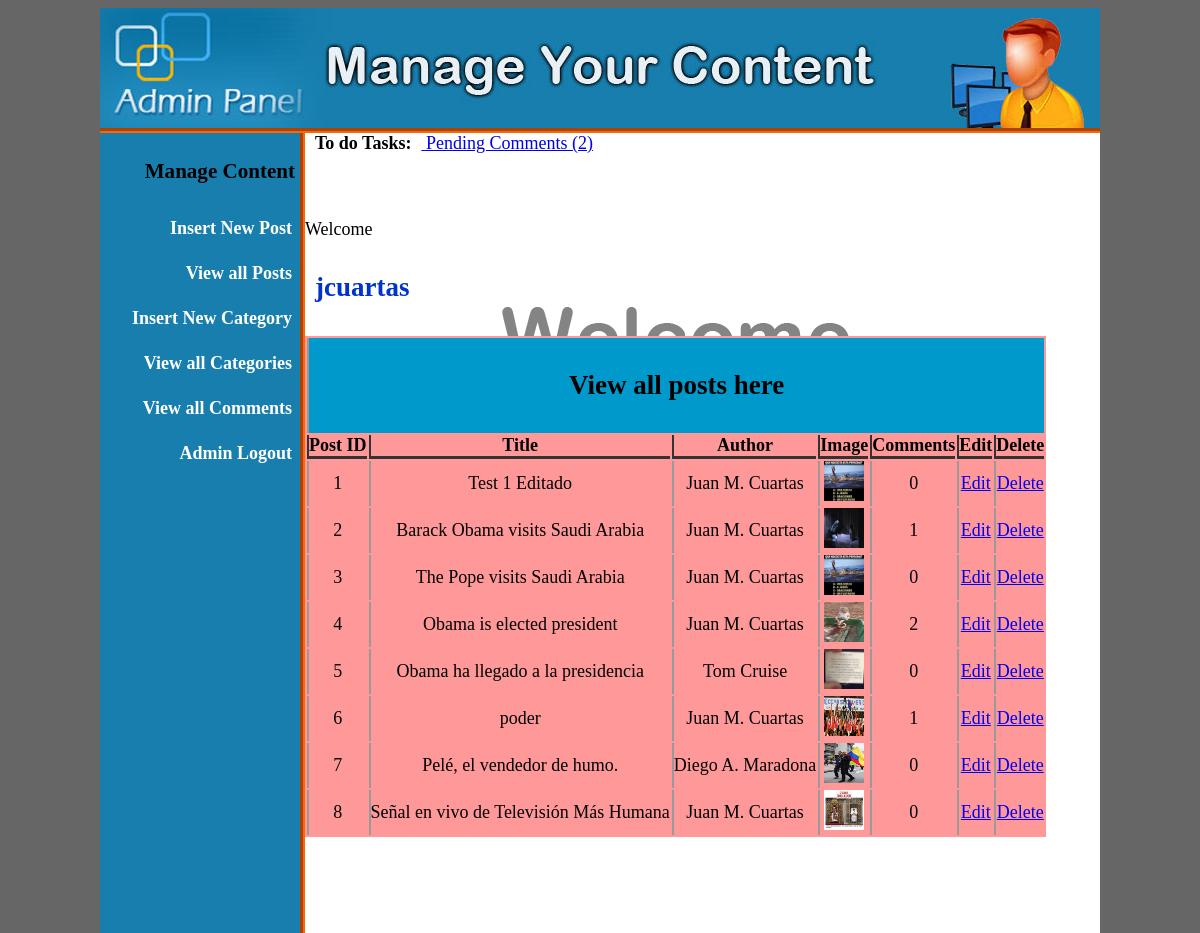
The app's page /admin/index.php?view_posts (signed in) with its own data.
### tables this page shows
CREATE TABLE `posts` (
  `post_id` int(10) NOT NULL,
  `category_id` int(10) NOT NULL,
  `post_title` varchar(100) NOT NULL,
  `post_date` text NOT NULL,
  `post_author` varchar(50) NOT NULL,
  `post_keywords` text NOT NULL,
  `post_image` text NOT NULL,
  `post_content` text NOT NULL
);

### admin/includes/view_posts.php (the view, shortened to what this page needs)
<?php
if(!isset($_SESSION['user_name'])) {
  echo "<script>window.open('../login.php?not_authorised=You are not Authorised to access!', '_self')</script>";
}
else {
?>
<!DOCTYPE html>
<html>
  <head>
  </head>
  <body>
    <table align="center" bgcolor="#FF9999">
      <tr>
        <td colspan="8" align="center" bgcolor="#0099CC"><h2>View all posts here</h2></td>
      </tr>
      <tr>
        <th>Post ID</th>
        <th>Title</th>
        <th>Author</th>
        <th>Image</th>
        <th>Comments</th>
        <th>Edit</th>
        <th>Delete</th>
      </tr>
<?php
include("../includes/database.php");
$get_posts = "select * from `posts`";
$run_posts = mysqli_query($con, $get_posts);
$i = 1;
while ($row_posts = mysqli_fetch_array($run_posts)) {
  $post_id = $row_posts['post_id'];
  $post_title = $row_posts['post_title'];
  $post_author = $row_posts['post_author'];
  $post_image = $row_posts['post_image'];
  $status = $row_posts['status'];
  if ($status == 1) {$color = "style='color:red'";} else {$color='';}
 ?>
      <tr align="center" <?php echo $color;?>>
        <td><?php echo $i++; ?></td>
        <td><?php echo $post_title; ?></td>
        <td><?php echo $post_author; ?></td>
        <td><img src="news_images/<?php echo $post_image; ?>" width="40" height="40"/></td>
        <td>
          <?php
          $get_comments = "select * from comments where post_id = '$post_id'";
          $run_comments = mysqli_query($con, $get_comments);
          $count = mysqli_num_rows($run_comments);
          echo $count;
           ?>
        </td>
        <td><a href="index.php?edit_post=<?php echo $post_id; ?>">Edit</a></td>
        <td><a href="includes/delete_post.php?delete_post=<?php echo $post_id; ?>">Delete</a></td>
      </tr>
<?php } ?>
    </table>
  </body>
</html>
<?php } ?>

### admin/index.php (shortened to what this page needs)
<?php
if(!isset($_SESSION['user_name'])) {
  echo "<script>window.open('login.php?not_authorised=You are not Authorised to access!', '_self')</script>";
}
else {
?>
<!DOCTYPE html>
<html>
  <head>
    <link rel="stylesheet" href="style.css" media="screen" title="no title" charset="utf-8">
  </head>
  <body>
    <div class="wrapper">
      <a href="index.php"><div class="header"></div></a>
      <div class="left">
        <h3 style="padding:5px;">Manage Content</h3>
        <a href="index.php?insert_post">Insert New Post</a>
        <a href="index.php?view_posts">View all Posts</a>
        <a href="index.php?insert_cat">Insert New Category</a>
        <a href="index.php?view_cats">View all Categories</a>
        <a href="index.php?view_comments">View all Comments</a>
        <a href="logout.php">Admin Logout</a>
      </div>
      <div class="right">
        <span style="padding:5px; margin:5px;"><strong>To do Tasks:</strong><span style="color:red; padding:5px; margin:5px;"><a href="index.php?view_comments&pending">
          Pending Comments
          <?php
              include("../includes/database.php");
              $get_comments = "select * from comments where status = 'unapproved'";
              $run_comments = mysqli_query($con,$get_comments);
              $count = mysqli_num_rows($run_comments);
              echo "(" . $count .")";
           ?>
          </a></span></span>
          <h2 style="color:#C33;"><?php echo @$_GET['logged_in']; ?></h2>
          <span style="font-size:18px;">Welcome</span><h2 style="color:#03C;"><?php echo $_SESSION['user_name']; ?></h2>
        <?php
        if(isset($_GET['view_posts']))
        {
          include("includes/view_posts.php");
        }
        ?>
      </div>
    </div>
  </body>
</html>
<?php } ?>

### admin/style.css (style rules this page uses)
body { background: #666; }
.wrapper { width: 1000px; margin: auto; }
.header { font-family: Verdana, Geneva, sans-serif; font-size: 24px; color: #F93; background-image: url(bg-header.jpg); height: 120px; width: 1000px; border-bottom-width: 5px; border-bottom-style: groove; border-bottom-color: #F60; }
.left { font-family: "Palatino Linotype", "Book Antiqua", Palatino, serif; font-size: 18px; font-weight: bold; background-color: #187EAE; text-align: right; display: block; float: left; height: 800px; width: 200px; border-right-width: 5px; border-right-style: groove; border-right-color: #F60; }
.left a { text-decoration: none; color:#FFF; font-family: "Palatino Linotype", "Book Antiqua", Palatino, serif; font-size: 18px; text-align: right; padding: 8px; margin-bottom: 8px; display: block; }
.right { font-family: "Comic Sans MS", cursive; font-size: 18px; color: #000; background-image: url(bg-body.gif); float: right; height: 800px; width: 795px; }

### admin/includes/view_posts.php (style rules this page uses)
th, td, tr, table { padding:0; margin:0; }
th { border-left: 2px solid #333; border-bottom: 3px solid #333; }
td { border-left: 2px solid #999; }
h2 { padding:10px; }

### records on screen
posts: post_title "Test 1 Editado", post_author "Juan M. Cuartas", post_image (picture), count "0"
posts: post_title "Barack Obama visits Saudi Arabia", post_author "Juan M. Cuartas", post_image (picture), count "1"
posts: post_title "The Pope visits Saudi Arabia", post_author "Juan M. Cuartas", post_image (picture), count "0"
posts: post_title "Obama is elected president", post_author "Juan M. Cuartas", post_image (picture), count "2"
posts: post_title "Obama ha llegado a la presidencia", post_author "Tom Cruise", post_image (picture), count "0"
posts: post_title "poder", post_author "Juan M. Cuartas", post_image (picture), count "1"
posts: post_title "Pelé, el vendedor de humo.", post_author "Diego A. Maradona", post_image (picture), count "0"
posts: post_title "Señal en vivo de Televisión Más Humana", post_author "Juan M. Cuartas", post_image (picture), count "0"

### other values on screen
$count "2"
$_SESSION['user_name'] "jcuartas"
